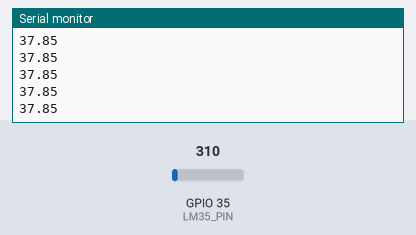
A sketch run on a simulated ESP32. Shown: the last lines printed to the serial monitor. The inputs (shaded band) are chosen by the test bench; at power-on: GPIO 35 (LM35_PIN) = 310.

Above: at 1.2 s.
1.3 s: GPIO 35 (LM35_PIN) set to 372
At 1.56 s:
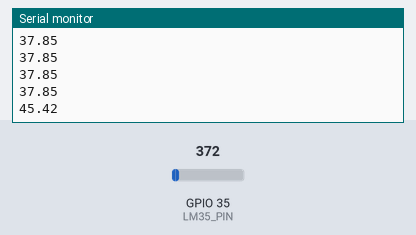
2.8 s: GPIO 35 (LM35_PIN) set to 434
At 2.96 s:
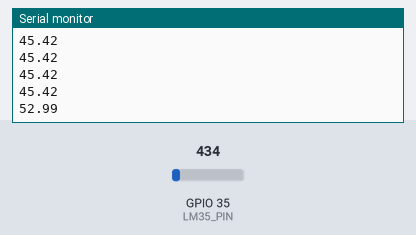
Timing chart, 0 to 5.8 s (numbered marks = the images above; inputs shaded):
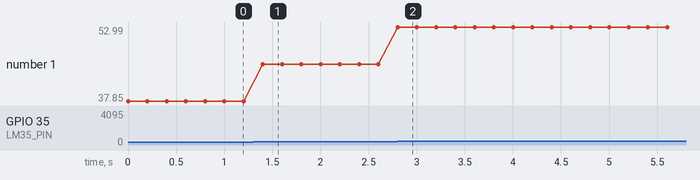

Measured:
- after the input at 1.3 s, the serial monitor: prints a new line after 0.10 s (image 1)
- after the input at 2.8 s, the serial monitor: prints a new line at once (image 2)
- plotted number 1: 37.85 → 45.42 after the input at 1.3 s, 45.42 → 52.99 after the input at 2.8 s

The sketch:

LM35.ino
```cpp
#define LM35_PIN 35

void setup() {

  Serial.begin(9600);

}

void loop() {

  // 5000 mV/(10 mV/°C * 4095) = 0.1221 -> resolución y conversión a °C
  int T = analogRead(LM35_PIN);
  Serial.println(T*0.1221);
  delay(200);

}
```
